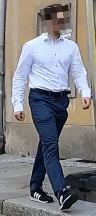
#> input picture tutorial_2/pedestrian_pattern.png, 96 x 216 px
$ jupyter execute --allow-errors tutorial_2.ipynb
#> lines starting #> are read from the running program, lines starting #| are printed output that depends on the picture
# Introduction to image processing based on opencv

## Basic operations on images

[cell 1]
import cv2
from matplotlib import pyplot as plt
import numpy as np

<span style='background :yellow' > 1. Task: *Read a the image `robotsInTown-A.png` from tutorial_2 folder. Display it. Please consider that we work in a notebook - the actual visualization commands are different from python script.* </span>

We talked about different matrices representing the 3 colors - let's take a closer view.

#> (a cell that did not finish here is left out)

[cell 3]
# extract image colors as seperate matrices

[cell 4]
# manipulate image content and colors by indexing and conditions (white zones)

[cell 5]
# generate a grayscale image

The grayscale image is a perfect starting point for investigating the brightness!

<span style='background :yellow' > 2. Task: *Identify the darkest areas in the image and reference them by green color.* </span>

[cell 6]
# resizing

<span style='background :yellow' > 3. Task: *Implement a function that resizes images by a percentage while keeping the aspect ratio.* </span>

## Manual annotations

Let's add some annotations to the image. We want to mark blue parking sign.

#> (a cell that did not finish here is left out)

#> (a cell that did not finish here is left out)

<span style='background :yellow' > 3. Task: _Mark the pedestrian by a red box. Use the method `cv2.rectangle()`._ </span>

Destination reached? Nope, this process should be done automatically!

## Finding patterns

[cell 9]
image_path = 'pedestrian_pattern.png'
template = cv2.cvtColor(cv2.imread(image_path), cv2.COLOR_BGR2RGB)
gray_image_template = cv2.cvtColor(template, cv2.COLOR_BGR2GRAY)
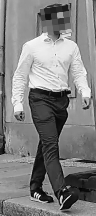
#> gray_image_template: shape (216, 96); min 1, max 253, mean 128.6
plt.imshow(gray_image_template, cmap="gray")
gray_image_template.shape
#> Out = (216, 96)

<span style='background :yellow' > 4. Task: _Mark the pedestrian **automatically** by a red box. Use the `cv2.rectangle()` method again. Check the usage of `cv2.matchTemplate()` and `minMaxLoc()`._ </span>

#> (a cell that did not finish here is left out)

<span style='background :yellow' > 5. Task: _Generate a copy of the original image and cut some parts. Load the new image and check the robustness of our pattern matching._ </span>

## Discussion

1. Algorithm: We compare the color values of individual cells - The solution is not rotation and scale invariant!.
2. Code: We "build" a fast prototype using ChatGPT, but it is extremely poorly maintainable and bulky!
3. Evaluation: we have no feeling for how well the algorithms work, systematic tests are missing.
4. Performance: Up to now the duration of the computation did not play a role. But what if we suddenly want to evaluate 200,000 images or implement a real-time capable application.

[cell 11]
hog = cv2.HOGDescriptor()
hog.setSVMDetector(cv2.HOGDescriptor_getDefaultPeopleDetector())

image = cv2.imread('robotsInTown-B.png')
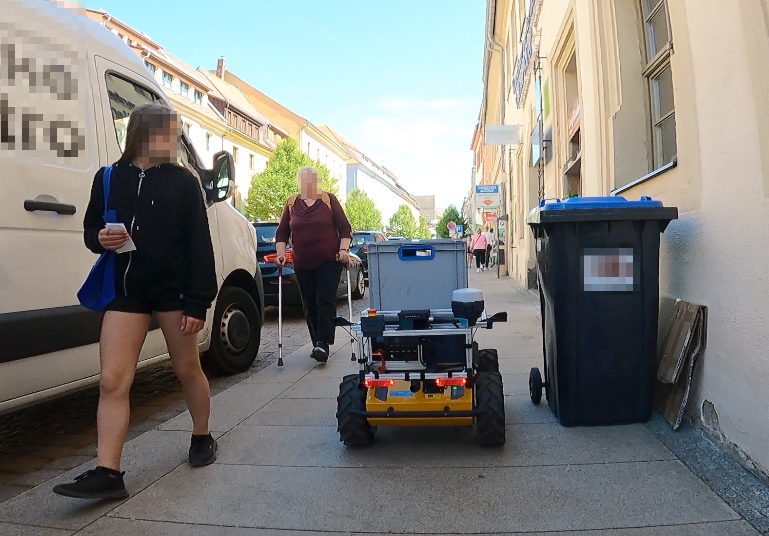
#> input picture tutorial_2/robotsInTown-B.png, 769 x 536 px
#> image is the input picture: shape (536, 769, 3); mean B, G, R 125.8, 129.6, 129.2
image = cv2.cvtColor(image, cv2.COLOR_BGR2RGB)
image_gray = cv2.cvtColor(image, cv2.COLOR_BGR2GRAY)
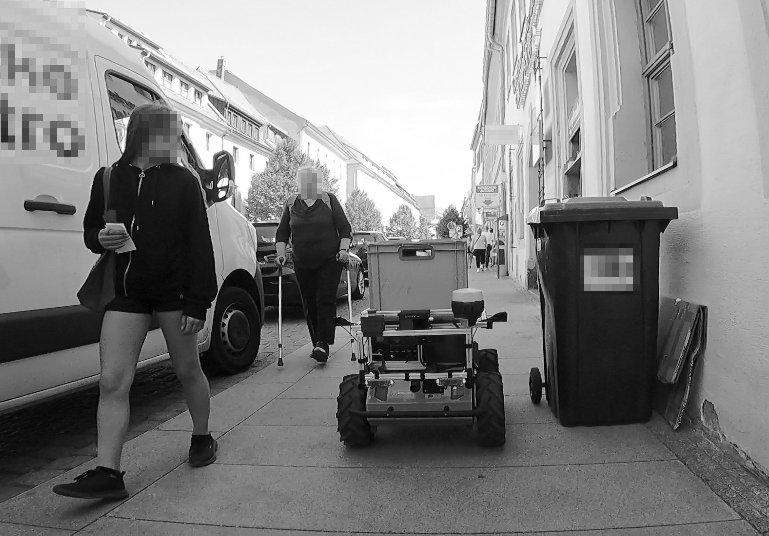
#> image_gray: shape (536, 769); min 0, max 255, mean 128.4

rects, weights = hog.detectMultiScale(image_gray, scale=1.05)
#> rects = [[302, 298, 92, 185], [255, 150, 121, 242]]; weights = [0.527, 0.504]
print(rects)
#| [[302 298  92 185]
#|  [255 150 121 242]]

for i, (x, y, w, h) in enumerate(rects):
    if weights[i] < 0.7:
        cv2.rectangle(image,(x, y), (x+w, y+h), (255, 0, 0), 2)
    if weights[i] > 0.7:
        cv2.rectangle(image,(x, y), (x+w, y+h), (0, 255, 0), 2)
#> this loop made 2 passes
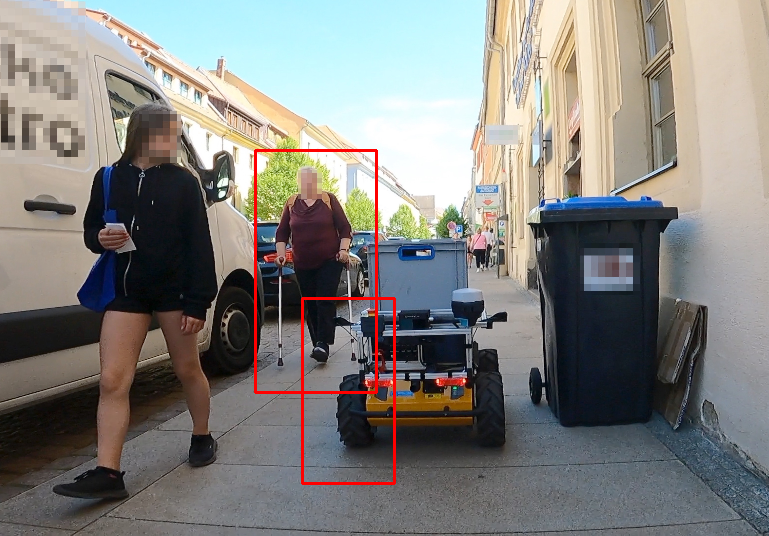
#> image: shape (536, 769, 3); mean R, G, B 130.5, 128.5, 124.8

plt.imshow(image)
